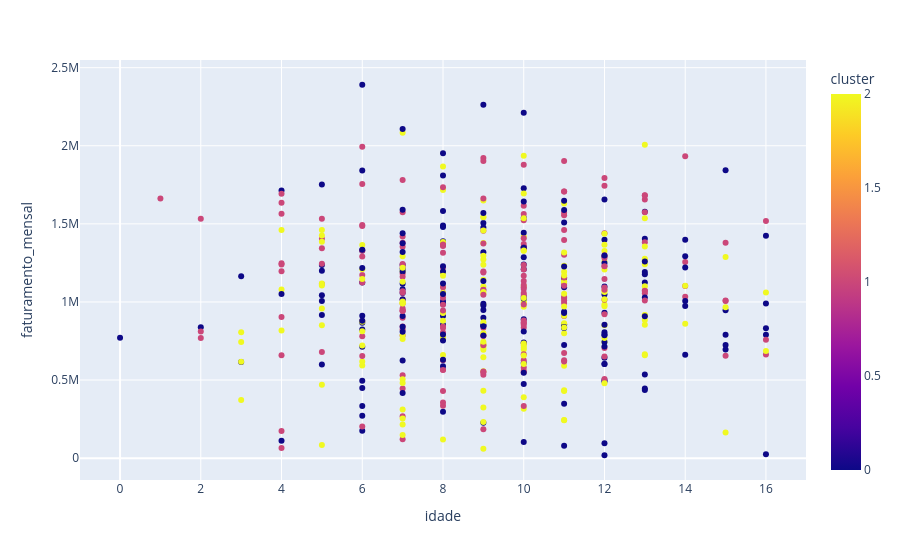

The code cell stored with this chart in its notebook:
### Markdown cell above
# Visualização Decisões do KMeans
- Vamos analisar os clusters gerados pelo algoritmo para tentar entender os critérios utilizados para organizá-los. 
- Faremos cruzamentos de dados, como idade e faturamento mensal, e criaremos visualizações para identificar padrões. 
- Observamos que não há um padrão claro baseado no faturamento, mas encontramos um padrão interessante relacionado à inovação. 
- Empresas com níveis de inovação baixos foram agrupadas em um cluster, independentemente do faturamento, enquanto empresas com níveis de inovação moderados e avançados foram agrupadas em outros clusters. 
- Isso nos revela a possibilidade de personalizar o atendimento aos clientes com base em seu nível de inovação.

### Code cell
# Visualizar Resultados
# Cruzar Idade e Faruramento, apresentando os clusters
px.scatter(df_clientes, x='idade', y='faturamento_mensal', color='cluster')

### Figure 1 — Plotly figure (JSON) as saved in the notebook; plotly's stock layout.template omitted (floating-point values rounded to 4 significant figures; data arrays with more than 128 entries replaced by an {"elided": "..."} marker saying what was removed)
{"data": [{"hovertemplate": "idade=%{x}<br>faturamento_mensal=%{y}<br>cluster=%{marker.color}<extra></extra>", "legendgroup": "", "marker": {"color": {"elided": "500 int values"}, "coloraxis": "coloraxis", "symbol": "circle"}, "mode": "markers", "name": "", "orientation": "v", "showlegend": false, "type": "scatter", "x": {"elided": "500 int values"}, "xaxis": "x", "y": {"elided": "500 float values"}, "yaxis": "y"}], "layout": {"coloraxis": {"colorbar": {"title": {"text": "cluster"}}, "colorscale": [[0, "#0d0887"], [0.1111, "#46039f"], [0.2222, "#7201a8"], [0.3333, "#9c179e"], [0.4444, "#bd3786"], [0.5556, "#d8576b"], [0.6667, "#ed7953"], [0.7778, "#fb9f3a"], [0.8889, "#fdca26"], [1, "#f0f921"]]}, "legend": {"tracegroupgap": 0}, "margin": {"t": 60}, "xaxis": {"anchor": "y", "domain": [0, 1], "title": {"text": "idade"}}, "yaxis": {"anchor": "x", "domain": [0, 1], "title": {"text": "faturamento_mensal"}}}}
